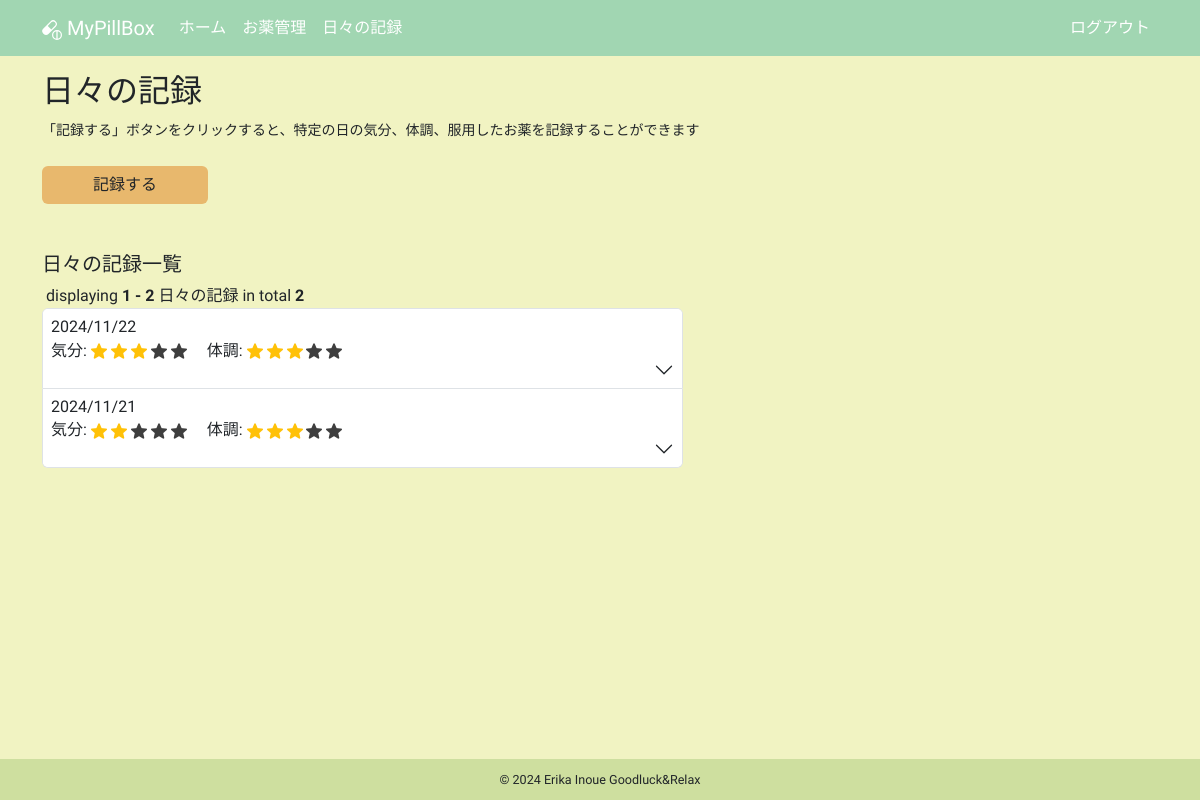
Before: /daily_logs (signed in) with the older database file.
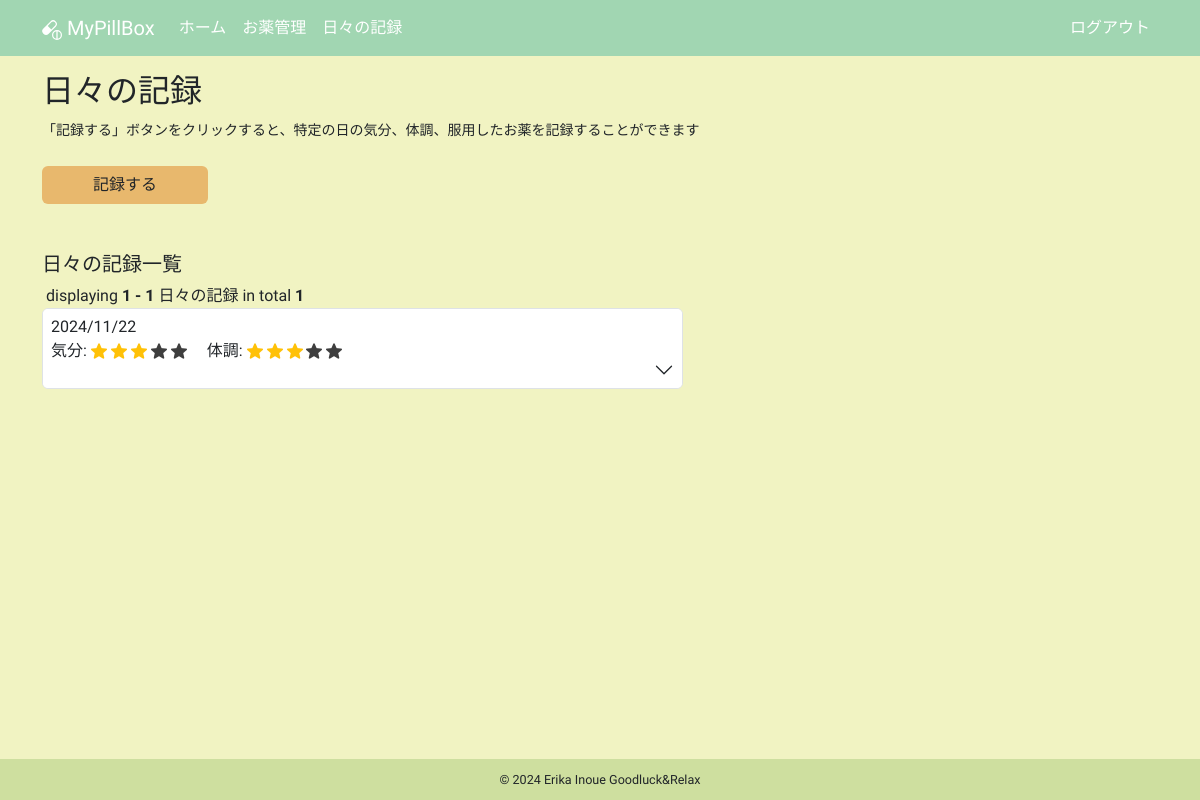
After: the same page with the newer database file.
### app/models.py (models this page shows, shortened)
class DailyLog(db.Model):
    __tablename__ = "daily_logs"
    id: so.Mapped[int] = so.mapped_column(primary_key=True)
    date: so.Mapped[datetime.date] = so.mapped_column(sa.Date)
    mood: so.Mapped[int]
    condition: so.Mapped[int]
    user_id: so.Mapped[int] = so.mapped_column(sa.ForeignKey(User.id))
    user: so.Mapped[User] = so.relationship(back_populates="daily_logs")
    daily_log_details: so.Mapped[list["DailyLogDetail"]] = so.relationship(
        cascade="all, delete-orphan", back_populates="daily_log"
    )

### app/routes.py (the view)
@app.route("/daily_logs")
@login_required
def daily_logs():
    title = "日々の記録"
    form = EmptyForm()
    page = request.args.get(get_page_parameter(), type=int, default=1)
    per_page = 10
    total_query = sa.select(sa.func.count(DailyLog.id)).where(
        DailyLog.user == current_user
    )
    total_count = db.session.scalar(total_query)
    query = (
        sa.select(DailyLog)
        .where(DailyLog.user == current_user)
        .order_by(DailyLog.date.desc())
        .limit(per_page)
        .offset((page - 1) * per_page)
    )
    daily_logs = db.session.scalars(query).all()
    for log in daily_logs:
        log.all_doses_zero = all(detail.dose == 0.0 for detail in log.daily_log_details)
    pagination = Pagination(
        page=page,
        per_page=per_page,
        total=total_count,
        display_msg="<b>{total}</b>件中の<b>{start} - {end}</b>件",
        record_name="日々の記録",
        css_framework="bootstrap5",
    )
    return render_template(
        "daily_logs.html",
        daily_logs=daily_logs,
        form=form,
        pagination=pagination,
        title=title,
    )

### app/models.py (called while the page is built)
@login.user_loader
def load_user(id):
    return db.session.get(User, int(id))

### app/templates/daily_logs.html (shortened to what this page needs)
{% extends "base.html" %}
{% block content %}
  <div class="mb-4">
    <h2 class="mb-2">日々の記録</h2>
    <p>
      <small>「記録する」ボタンをクリックすると、特定の日の気分、体調、服用したお薬を記録することができます</small>
    </p>
  </div>
  <div class="row">
    <div class="col-5 col-lg-2 mb-5">
      <a href="{{ url_for('create_daily_log') }}" class="btn btn-custom w-100">記録する</a>
    </div>
  </div>
  <div class="row">
    <div class="col-12 col-lg-7 mb-3">
      <h5 class="mb-2">日々の記録一覧</h5>
      {% if not daily_logs %}
        <small class="text-secondary">記録はまだありません</small>
      {% else %}
        {{ pagination.info }}
        <div class="accordion mb-3" id="accordionDailyLog">
          {% for daily_log in daily_logs %}
            <div class="accordion-item">
              <h2 class="accordion-header">
                <button class="accordion-button collapsed d-flex flex-column align-items-start p-2"
                        type="button"
                        data-bs-toggle="collapse"
                        data-bs-target="#collapse{{ loop.index }}"
                        aria-expanded="false"
                        aria-controls="collapse{{ loop.index }}">
                  <span class="pb-1">{{ daily_log.date.strftime('%Y/%m/%d') }}</span>
                  <span>気分:
                    {% for i in range(0, daily_log.mood) %}
                      <img src="{{ url_for('static', filename='images/star_on.png') }}"
                           class="star-display rating-checked"
                           alt="star">
                    {% endfor %}
                    {% if daily_log.mood < 5 %}
                      {% for i in range(daily_log.mood, 5) %}
                        <img src="{{ url_for('static', filename='images/star_on.png') }}"
                             class="star-display"
                             alt="star">
                      {% endfor %}
                    {% endif %}
                    　体調:
                    {% for i in range(0, daily_log.condition) %}
                      <img src="{{ url_for('static', filename='images/star_on.png') }}"
                           class="star-display rating-checked"
                           alt="star">
                    {% endfor %}
                    {% if daily_log.condition < 5 %}
                      {% for i in range(daily_log.condition, 5) %}
                        <img src="{{ url_for('static', filename='images/star_on.png') }}"
                             class="star-display"
                             alt="star">
                      {% endfor %}
                    {% endif %}
                  </span>
                </button>
              </h2>
            </div>
          {% endfor %}
        </div>
      {% endif %}
    </div>
  </div>
{% endblock content %}

Changed rows visible on the page:
removed DailyLog: date "2024/11/21", mood 2 (drawn), condition 3 (drawn)
Other visible differences:
{{ pagination.info }}: "displaying 1 - 2 日々の記録 in total 2" → "displaying 1 - 1 日々の記録 in total 1"
